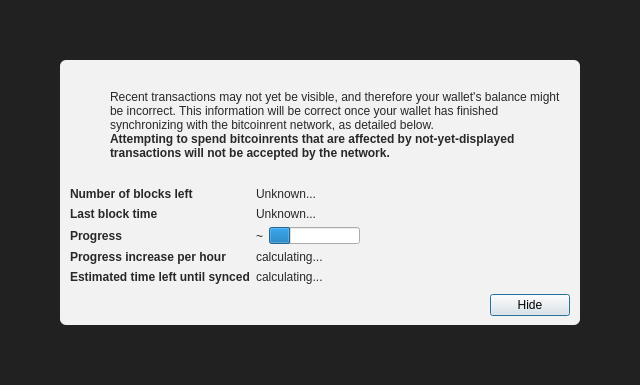
<?xml version="1.0" encoding="UTF-8"?>
<ui version="4.0">
 <class>ModalOverlay</class>
 <widget class="ModalOverlay" name="ModalOverlay">
  <property name="geometry">
   <rect>
    <x>0</x>
    <y>0</y>
    <width>640</width>
    <height>385</height>
   </rect>
  </property>
  <property name="windowTitle">
   <string>Form</string>
  </property>
  <layout class="QVBoxLayout" name="verticalLayout" stretch="0">
   <property name="sizeConstraint">
    <enum>QLayout::SetDefaultConstraint</enum>
   </property>
   <property name="leftMargin">
    <number>0</number>
   </property>
   <property name="topMargin">
    <number>0</number>
   </property>
   <property name="rightMargin">
    <number>0</number>
   </property>
   <property name="bottomMargin">
    <number>0</number>
   </property>
   <item>
    <widget class="QWidget" name="bgWidget" native="true">
     <property name="styleSheet">
      <string notr="true">#bgWidget { background: rgba(0,0,0,220); }</string>
     </property>
     <layout class="QVBoxLayout" name="verticalLayoutMain" stretch="1">
      <property name="leftMargin">
       <number>60</number>
      </property>
      <property name="topMargin">
       <number>60</number>
      </property>
      <property name="rightMargin">
       <number>60</number>
      </property>
      <property name="bottomMargin">
       <number>60</number>
      </property>
      <item>
       <widget class="QWidget" name="contentWidget" native="true">
        <property name="styleSheet">
         <string notr="true">#contentWidget { background: rgba(255,255,255,240); border-radius: 6px; }

QLabel { color: rgb(40,40,40);  }</string>
        </property>
        <layout class="QVBoxLayout" name="verticalLayoutSub" stretch="1,0,0,0">
         <property name="spacing">
          <number>0</number>
         </property>
         <property name="leftMargin">
          <number>10</number>
         </property>
         <property name="topMargin">
          <number>10</number>
         </property>
         <property name="rightMargin">
          <number>10</number>
         </property>
         <property name="bottomMargin">
          <number>10</number>
         </property>
         <item>
          <layout class="QHBoxLayout" name="horizontalLayoutIconText" stretch="0,1">
           <property name="topMargin">
            <number>20</number>
           </property>
           <item>
            <layout class="QVBoxLayout" name="verticalLayoutIcon">
             <property name="leftMargin">
              <number>0</number>
             </property>
             <item>
              <widget class="QPushButton" name="warningIcon">
               <property name="enabled">
                <bool>false</bool>
               </property>
               <property name="text">
                <string/>
               </property>
               <property name="icon">
                <iconset>
                 <normaloff>:/icons/warning</normaloff>
                 <disabledoff>:/icons/warning</disabledoff>:/icons/warning</iconset>
               </property>
               <property name="iconSize">
                <size>
                 <width>48</width>
                 <height>48</height>
                </size>
               </property>
               <property name="flat">
                <bool>true</bool>
               </property>
              </widget>
             </item>
             <item>
              <spacer name="verticalSpacerWarningIcon">
               <property name="orientation">
                <enum>Qt::Vertical</enum>
               </property>
               <property name="sizeHint" stdset="0">
                <size>
                 <width>20</width>
                 <height>40</height>
                </size>
               </property>
              </spacer>
             </item>
            </layout>
           </item>
           <item>
            <layout class="QVBoxLayout" name="verticalLayoutInfoText">
             <property name="leftMargin">
              <number>0</number>
             </property>
             <property name="topMargin">
              <number>0</number>
             </property>
             <item>
              <widget class="QLabel" name="infoText">
               <property name="text">
                <string>Recent transactions may not yet be visible, and therefore your wallet's balance might be incorrect. This information will be correct once your wallet has finished synchronizing with the bitcoinrent network, as detailed below.</string>
               </property>
               <property name="textFormat">
                <enum>Qt::RichText</enum>
               </property>
               <property name="wordWrap">
                <bool>true</bool>
               </property>
              </widget>
             </item>
             <item>
              <widget class="QLabel" name="infoTextStrong">
               <property name="font">
                <font>
                 <weight>75</weight>
                 <bold>true</bold>
                </font>
               </property>
               <property name="text">
                <string>Attempting to spend bitcoinrents that are affected by not-yet-displayed transactions will not be accepted by the network.</string>
               </property>
               <property name="textFormat">
                <enum>Qt::RichText</enum>
               </property>
               <property name="wordWrap">
                <bool>true</bool>
               </property>
              </widget>
             </item>
             <item>
              <spacer name="verticalSpacerInTextSpace">
               <property name="orientation">
                <enum>Qt::Vertical</enum>
               </property>
               <property name="sizeHint" stdset="0">
                <size>
                 <width>20</width>
                 <height>40</height>
                </size>
               </property>
              </spacer>
             </item>
            </layout>
           </item>
          </layout>
         </item>
         <item>
          <spacer name="verticalSpacerAfterText">
           <property name="orientation">
            <enum>Qt::Vertical</enum>
           </property>
           <property name="sizeHint" stdset="0">
            <size>
             <width>20</width>
             <height>40</height>
            </size>
           </property>
          </spacer>
         </item>
         <item>
          <layout class="QFormLayout" name="formLayout">
           <property name="fieldGrowthPolicy">
            <enum>QFormLayout::FieldsStayAtSizeHint</enum>
           </property>
           <property name="horizontalSpacing">
            <number>6</number>
           </property>
           <property name="verticalSpacing">
            <number>6</number>
           </property>
           <property name="topMargin">
            <number>10</number>
           </property>
           <item row="0" column="0">
            <widget class="QLabel" name="labelNumberOfBlocksLeft">
             <property name="font">
              <font>
               <weight>75</weight>
               <bold>true</bold>
              </font>
             </property>
             <property name="text">
              <string>Number of blocks left</string>
             </property>
            </widget>
           </item>
           <item row="0" column="1">
            <widget class="QLabel" name="numberOfBlocksLeft">
             <property name="text">
              <string>Unknown...</string>
             </property>
            </widget>
           </item>
           <item row="1" column="0">
            <widget class="QLabel" name="labelLastBlockTime">
             <property name="font">
              <font>
               <weight>75</weight>
               <bold>true</bold>
              </font>
             </property>
             <property name="text">
              <string>Last block time</string>
             </property>
            </widget>
           </item>
           <item row="1" column="1">
            <widget class="QLabel" name="newestBlockDate">
             <property name="sizePolicy">
              <sizepolicy hsizetype="Maximum" vsizetype="Preferred">
               <horstretch>0</horstretch>
               <verstretch>0</verstretch>
              </sizepolicy>
             </property>
             <property name="text">
              <string>Unknown...</string>
             </property>
            </widget>
           </item>
           <item row="2" column="0">
            <widget class="QLabel" name="labelSyncDone">
             <property name="font">
              <font>
               <weight>75</weight>
               <bold>true</bold>
              </font>
             </property>
             <property name="text">
              <string>Progress</string>
             </property>
            </widget>
           </item>
           <item row="2" column="1">
            <layout class="QHBoxLayout" name="horizontalLayoutSync" stretch="0,1">
             <item>
              <widget class="QLabel" name="percentageProgress">
               <property name="text">
                <string notr="true">~</string>
               </property>
              </widget>
             </item>
             <item>
              <widget class="QProgressBar" name="progressBar">
               <property name="value">
                <number>24</number>
               </property>
               <property name="format">
                <string/>
               </property>
              </widget>
             </item>
            </layout>
           </item>
           <item row="4" column="0">
            <widget class="QLabel" name="labelProgressIncrease">
             <property name="font">
              <font>
               <weight>75</weight>
               <bold>true</bold>
              </font>
             </property>
             <property name="text">
              <string>Progress increase per hour</string>
             </property>
            </widget>
           </item>
           <item row="4" column="1">
            <widget class="QLabel" name="progressIncreasePerH">
             <property name="text">
              <string>calculating...</string>
             </property>
            </widget>
           </item>
           <item row="5" column="0">
            <widget class="QLabel" name="labelEstimatedTimeLeft">
             <property name="font">
              <font>
               <weight>75</weight>
               <bold>true</bold>
              </font>
             </property>
             <property name="text">
              <string>Estimated time left until synced</string>
             </property>
            </widget>
           </item>
           <item row="5" column="1">
            <widget class="QLabel" name="expectedTimeLeft">
             <property name="text">
              <string>calculating...</string>
             </property>
            </widget>
           </item>
          </layout>
         </item>
         <item>
          <layout class="QHBoxLayout" name="horizontalLayoutButtons">
           <property name="leftMargin">
            <number>10</number>
           </property>
           <property name="topMargin">
            <number>10</number>
           </property>
           <item>
            <spacer name="horizontalSpacer">
             <property name="orientation">
              <enum>Qt::Horizontal</enum>
             </property>
             <property name="sizeHint" stdset="0">
              <size>
               <width>40</width>
               <height>20</height>
              </size>
             </property>
            </spacer>
           </item>
           <item>
            <widget class="QPushButton" name="closeButton">
             <property name="text">
              <string>Hide</string>
             </property>
             <property name="focusPolicy">
              <enum>Qt::StrongFocus</enum>
             </property>
             <property name="default">
              <bool>true</bool>
             </property>
            </widget>
           </item>
          </layout>
         </item>
        </layout>
       </widget>
      </item>
     </layout>
    </widget>
   </item>
  </layout>
 </widget>
 <customwidgets>
  <customwidget>
   <class>ModalOverlay</class>
   <extends>QWidget</extends>
   <header>qt/modaloverlay.h</header>
   <container>1</container>
  </customwidget>
 </customwidgets>
 <resources/>
 <connections/>
</ui>
